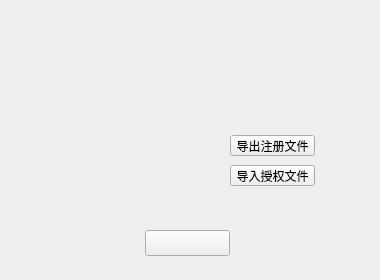
<?xml version="1.0" encoding="UTF-8"?>
<ui version="4.0">
 <class>license</class>
 <widget class="QWidget" name="license">
  <property name="geometry">
   <rect>
    <x>0</x>
    <y>0</y>
    <width>380</width>
    <height>280</height>
   </rect>
  </property>
  <property name="windowTitle">
   <string>license</string>
  </property>
  <widget class="QPushButton" name="export_button">
   <property name="geometry">
    <rect>
     <x>230</x>
     <y>135</y>
     <width>85</width>
     <height>21</height>
    </rect>
   </property>
   <property name="styleSheet">
    <string notr="true">image: url(:/new/prefix1/image/noactive.png);</string>
   </property>
   <property name="text">
    <string>导出注册文件</string>
   </property>
  </widget>
  <widget class="QPushButton" name="import_button">
   <property name="geometry">
    <rect>
     <x>230</x>
     <y>165</y>
     <width>85</width>
     <height>21</height>
    </rect>
   </property>
   <property name="text">
    <string>导入授权文件</string>
   </property>
  </widget>
  <widget class="QPushButton" name="active_button">
   <property name="geometry">
    <rect>
     <x>145</x>
     <y>230</y>
     <width>85</width>
     <height>26</height>
    </rect>
   </property>
   <property name="text">
    <string/>
   </property>
   <property name="icon">
    <iconset resource="image.qrc">
     <normaloff>:/new/prefix1/image/active.png</normaloff>:/new/prefix1/image/active.png</iconset>
   </property>
   <property name="iconSize">
    <size>
     <width>85</width>
     <height>26</height>
    </size>
   </property>
  </widget>
  <widget class="QPushButton" name="delete_button">
   <property name="geometry">
    <rect>
     <x>360</x>
     <y>10</y>
     <width>12</width>
     <height>12</height>
    </rect>
   </property>
   <property name="text">
    <string/>
   </property>
   <property name="icon">
    <iconset resource="image.qrc">
     <normaloff>:/new/prefix1/image/delete.png</normaloff>:/new/prefix1/image/delete.png</iconset>
   </property>
   <property name="iconSize">
    <size>
     <width>12</width>
     <height>12</height>
    </size>
   </property>
   <property name="flat">
    <bool>true</bool>
   </property>
  </widget>
 </widget>
 <layoutdefault spacing="6" margin="11"/>
 <resources>
  <include location="image.qrc"/>
 </resources>
 <connections/>
</ui>
